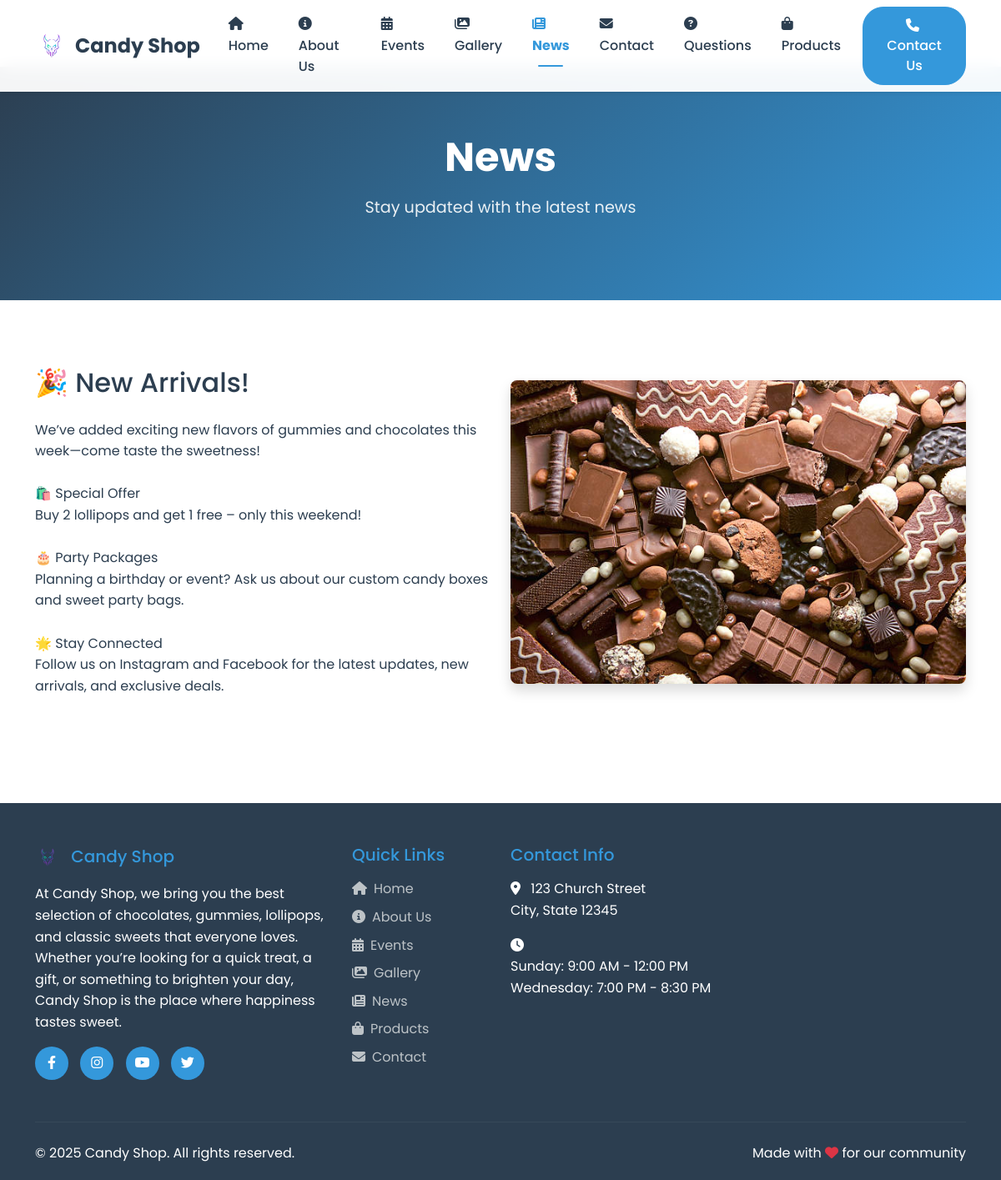
Page /news.php on the committed database.
### tables this page shows
CREATE TABLE `general_elements` (
  `id` int(11) NOT NULL,
  `ClientID` int(11) NOT NULL,
  `client_name` varchar(255) NOT NULL,
  `phone` varchar(12) NOT NULL,
  `facebook` varchar(255) DEFAULT NULL,
  `icon` varchar(3000) NOT NULL,
  `background_img1` varchar(255) DEFAULT NULL,
  `background_img2` varchar(255) DEFAULT NULL,
  `background_img3` varchar(255) DEFAULT NULL,
  `description` text DEFAULT NULL,
  `title_page2` varchar(255) DEFAULT NULL,
  `title_page3` varchar(255) DEFAULT NULL
);

CREATE TABLE `pages` (
  `id` int(11) NOT NULL,
  `pageName` varchar(200) NOT NULL
);

CREATE TABLE `content` (
  `id` int(11) NOT NULL,
  `client_id` int(11) NOT NULL,
  `pageID` int(11) NOT NULL,
  `title` text NOT NULL,
  `content` text NOT NULL,
  `img` varchar(500) NOT NULL,
  `link` varchar(200) NOT NULL,
  `linkText` varchar(500) NOT NULL,
  `created_at` timestamp NOT NULL DEFAULT current_timestamp(),
  `updated_at` timestamp NOT NULL DEFAULT current_timestamp() ON UPDATE current_timestamp()
);

### news.php (the view, shortened to what this page needs)
<?php require('components/head.inc.php'); ?>
<?php include('components/navbar.inc.php'); ?>
<?php
$page_query = "SELECT * FROM pages WHERE id = 3";
$page_result = $conn->query($page_query);
$page_data = $page_result->fetch_assoc();
$content_query = "SELECT * FROM content WHERE pageID = 3 ORDER BY id ASC";
$content_result = $conn->query($content_query);
$content_items = [];
while($row = $content_result->fetch_assoc()) {
    $content_items[] = $row;
}
?>
<section class="page-header">
    <div class="container">
        <h1><?php echo isset($page_data['pageName']) ? htmlspecialchars($page_data['pageName']) : 'News & Updates'; ?></h1>
        <p>Stay updated with the latest news</p>
    </div>
</section>
<?php if(!empty($content_items)): ?>
    <section class="content-section">
        <div class="container">
            <?php foreach($content_items as $item): ?>
                <div class="row align-items-center mb-5">
                    <div class="col-lg-6">
                        <div class="content-text">
                            <h2 class="mb-4"><?php echo htmlspecialchars($item['title']); ?></h2>
                            <div class="content-body">
                                <?php echo nl2br(htmlspecialchars($item['content'])); ?>
                            </div>
                        </div>
                    </div>
                    <div class="col-lg-6">
                        <?php if(!empty($item['img'])): ?>
                            <div class="content-image">
                                <img src="church/uploads/<?php echo htmlspecialchars($item['img']); ?>" alt="<?php echo htmlspecialchars($item['title']); ?>" class="img-fluid rounded-3 shadow">
                            </div>
                        <?php endif; ?>
                    </div>
                </div>
            <?php endforeach; ?>
        </div>
    </section>
<?php endif; ?>
<?php require('components/footer.inc.php'); ?>

### components/navbar.inc.php (shortened to what this page needs)
<?php
$current_page = basename($_SERVER['PHP_SELF'], '.php');
?>
<nav class="navbar navbar-expand-lg navbar-light bg-white shadow-sm fixed-top">
    <div class="container">
        <a class="navbar-brand d-flex align-items-center" href="index.php">
            <?php if(isset($general_data['icon']) && !empty($general_data['icon'])): ?>
                <img src="church/uploads/<?php echo htmlspecialchars($general_data['icon']); ?>" alt="Logo" height="40" class="me-2">
            <?php else: ?>
                <i class="fas fa-church me-2 text-primary"></i>
            <?php endif; ?>
            <?php echo isset($general_data['client_name']) ? htmlspecialchars($general_data['client_name']) : 'Church'; ?>
        </a>
        <div class="collapse navbar-collapse" id="navbarNav">
            <ul class="navbar-nav ms-auto">
                <li class="nav-item">
                    <a class="nav-link <?php echo ($current_page == 'index') ? 'active fw-bold' : ''; ?>" href="index.php">
                        <i class="fas fa-home me-1"></i>Home
                    </a>
                </li>
                <?php if(!empty($navbar_items)): ?>
                    <?php foreach($navbar_items as $item): ?>
                        <?php
                        $page_name = strtolower(str_replace(' ', '', $item['page_name']));
                        $is_active = false;
                        if($current_page == $page_name ||
                           ($current_page == 'about' && $page_name == 'aboutus') ||
                           ($current_page == 'gallery' && $page_name == 'photogallery') ||
                           ($current_page == 'news' && $page_name == 'news') ||
                           ($current_page == 'contact' && $page_name == 'contactus') ||
                           ($current_page == 'questions' && $page_name == 'questions') ||
                           ($current_page == 'events' && $page_name == 'events') ||
                           ($current_page == 'products' && $page_name == 'products')) {
                            $is_active = true;
                        }
                        ?>
                        <li class="nav-item">
                            <a class="nav-link <?php echo $is_active ? 'active fw-bold' : ''; ?>" href="<?php echo htmlspecialchars($item['page_link']); ?>">
                                <?php
                                $icon = 'fas fa-file-alt';
                                if(strpos(strtolower($item['page_name']), 'about') !== false) $icon = 'fas fa-info-circle';
                                elseif(strpos(strtolower($item['page_name']), 'gallery') !== false) $icon = 'fas fa-images';
                                elseif(strpos(strtolower($item['page_name']), 'news') !== false) $icon = 'fas fa-newspaper';
                                elseif(strpos(strtolower($item['page_name']), 'contact') !== false) $icon = 'fas fa-envelope';
                                elseif(strpos(strtolower($item['page_name']), 'service') !== false) $icon = 'fas fa-hands-praying';
                                elseif(strpos(strtolower($item['page_name']), 'question') !== false) $icon = 'fas fa-question-circle';
                                elseif(strpos(strtolower($item['page_name']), 'event') !== false) $icon = 'fas fa-calendar-alt';
                                elseif(strpos(strtolower($item['page_name']), 'product') !== false) $icon = 'fas fa-shopping-bag';
                                ?>
                                <i class="<?php echo $icon; ?> me-1"></i><?php echo htmlspecialchars($item['page_name']); ?>
                            </a>
                        </li>
                    <?php endforeach; ?>
                <?php else: ?>
                    <li class="nav-item">
                        <a class="nav-link <?php echo ($current_page == 'about') ? 'active fw-bold' : ''; ?>" href="about.php">
                            <i class="fas fa-info-circle me-1"></i>About Us
                        </a>
                    </li>
                    <li class="nav-item">
                        <a class="nav-link <?php echo ($current_page == 'events') ? 'active fw-bold' : ''; ?>" href="events.php">
                            <i class="fas fa-calendar-alt me-1"></i>Events
                        </a>
                    </li>
                    <li class="nav-item">
                        <a class="nav-link <?php echo ($current_page == 'gallery') ? 'active fw-bold' : ''; ?>" href="gallery.php">
                            <i class="fas fa-images me-1"></i>Gallery
                        </a>
                    </li>
                    <li class="nav-item">
                        <a class="nav-link <?php echo ($current_page == 'news') ? 'active fw-bold' : ''; ?>" href="news.php">
                            <i class="fas fa-newspaper me-1"></i>News
                        </a>
                    </li>
                    <li class="nav-item">
                        <a class="nav-link <?php echo ($current_page == 'contact') ? 'active fw-bold' : ''; ?>" href="contact.php">
                            <i class="fas fa-envelope me-1"></i>Contact
                        </a>
                    </li>
                    <li class="nav-item">
                        <a class="nav-link <?php echo ($current_page == 'questions') ? 'active fw-bold' : ''; ?>" href="questions.php">
                            <i class="fas fa-question-circle me-1"></i>Questions
                        </a>
                    </li>
                    <li class="nav-item">
                        <a class="nav-link <?php echo ($current_page == 'products') ? 'active fw-bold' : ''; ?>" href="products.php">
                            <i class="fas fa-shopping-bag me-1"></i>Products
                        </a>
                    </li>
                <?php endif; ?>
                <li class="nav-item ms-2">
                    <a class="btn btn-primary" href="contact.php">
                        <i class="fas fa-phone me-1"></i>Contact Us
                    </a>
                </li>
            </ul>
        </div>
    </div>
</nav>

### components/footer.inc.php (shortened to what this page needs)
<footer class="footer">
    <div class="container">
        <div class="row">
            <div class="col-lg-4 col-md-6 mb-4">
                <h5>
                    <?php if(isset($general_data['icon']) && !empty($general_data['icon'])): ?>
                        <img src="church/uploads/<?php echo htmlspecialchars($general_data['icon']); ?>" alt="Logo" height="30" class="me-2">
                    <?php else: ?>
                        <i class="fas fa-church me-2"></i>
                    <?php endif; ?>
                    <?php echo isset($general_data['client_name']) ? htmlspecialchars($general_data['client_name']) : 'Church'; ?>
                </h5>
                <p class="mb-3">
                    <?php echo isset($general_data['description']) ? htmlspecialchars($general_data['description']) : 'Welcome to our church community. We are dedicated to serving God and our community with love, faith, and compassion.'; ?>
                </p>
                <div class="social-links">
                    <?php if(isset($general_data['facebook']) && !empty($general_data['facebook'])): ?>
                        <a href="<?php echo htmlspecialchars($general_data['facebook']); ?>" target="_blank" title="Facebook">
                            <i class="fab fa-facebook-f"></i>
                        </a>
                    <?php endif; ?>
                    <a href="#" title="Instagram">
                        <i class="fab fa-instagram"></i>
                    </a>
                    <a href="#" title="YouTube">
                        <i class="fab fa-youtube"></i>
                    </a>
                    <a href="#" title="Twitter">
                        <i class="fab fa-twitter"></i>
                    </a>
                </div>
            </div>
            <div class="col-lg-2 col-md-6 mb-4">
                <h5>Quick Links</h5>
                <ul class="list-unstyled">
                    <li class="mb-2">
                        <a href="index.php">
                            <i class="fas fa-home me-2"></i>Home
                        </a>
                    </li>
                    <li class="mb-2">
                        <a href="about.php">
                            <i class="fas fa-info-circle me-2"></i>About Us
                        </a>
                    </li>
                    <li class="mb-2">
                        <a href="events.php">
                            <i class="fas fa-calendar-alt me-2"></i>Events
                        </a>
                    </li>
                    <li class="mb-2">
                        <a href="gallery.php">
                            <i class="fas fa-images me-2"></i>Gallery
                        </a>
                    </li>
                    <li class="mb-2">
                        <a href="news.php">
                            <i class="fas fa-newspaper me-2"></i>News
                        </a>
                    </li>
                    <li class="mb-2">
                        <a href="products.php">
                            <i class="fas fa-shopping-bag me-2"></i>Products
                        </a>
                    </li>
                    <li class="mb-2">
                        <a href="contact.php">
                            <i class="fas fa-envelope me-2"></i>Contact
                        </a>
                    </li>
                </ul>
            </div>
            <div class="col-lg-3 col-md-6 mb-4">
                <h5>Contact Info</h5>
                <div class="contact-info">
                    <div class="mb-3">
                        <i class="fas fa-map-marker-alt me-2"></i>
                        <span>123 Church Street<br>City, State 12345</span>
                    </div>
                    <div class="mb-3">
                        <i class="fas fa-clock me-2"></i>
                        <div>
                            <div>Sunday: 9:00 AM - 12:00 PM</div>
                            <div>Wednesday: 7:00 PM - 8:30 PM</div>
                        </div>
                    </div>
                </div>
            </div>
        </div>
        <hr class="my-4" style="border-color: rgba(255,255,255,0.2);">
        <div class="row align-items-center">
            <div class="col-md-6">
                <p class="mb-0">
                    &copy; <?php echo date('Y'); ?> <?php echo isset($general_data['client_name']) ? htmlspecialchars($general_data['client_name']) : 'Church'; ?>. All rights reserved.
                </p>
            </div>
            <div class="col-md-6 text-md-end">
                <p class="mb-0">
                    Made with <i class="fas fa-heart text-danger"></i> for our community
                </p>
            </div>
        </div>
    </div>
</footer>
</body>
</html>

### components/head.inc.php (style rules this page uses)
:root { --primary-color: #2c3e50; --secondary-color: #3498db; --accent-color: #e74c3c; --text-dark: #2c3e50; --text-light: #7f8c8d; --bg-light: #f8f9fa; --bg-white: #ffffff; }
* { margin: 0; padding: 0; box-sizing: border-box; }
body { font-family: 'Poppins', sans-serif; line-height: 1.6; color: var(--text-dark); background-color: var(--bg-white); }
.navbar-brand { font-weight: 700; font-size: 1.5rem; color: var(--primary-color) !important; }
.navbar-nav .nav-link { font-weight: 500; color: var(--text-dark) !important; transition: color 0.3s ease; margin: 0 10px; }
.btn-primary { background-color: var(--secondary-color); border-color: var(--secondary-color); border-radius: 25px; padding: 10px 25px; font-weight: 500; transition: all 0.3s ease; }
.footer { background-color: var(--primary-color); color: white; padding: 50px 0 20px; }
.footer h5 { color: var(--secondary-color); margin-bottom: 1rem; }
.footer a { color: #bdc3c7; text-decoration: none; transition: color 0.3s ease; }
.social-links a { display: inline-block; width: 40px; height: 40px; background-color: var(--secondary-color); color: white; text-align: center; line-height: 40px; border-radius: 50%; margin-right: 10px; transition: all 0.3s ease; }
.page-header { background: linear-gradient(135deg, var(--primary-color) 0%, var(--secondary-color) 100%); color: white; padding: 80px 0; text-align: center; }
.page-header h1 { font-size: 3rem; font-weight: 700; margin-bottom: 1rem; }
.page-header p { font-size: 1.2rem; opacity: 0.9; }
.content-section { padding: 80px 0; }

### components/navbar.inc.php (style rules this page uses)
body { padding-top: 80px; }
.navbar { backdrop-filter: blur(10px); background-color: rgba(255, 255, 255, 0.95) !important; }
.nav-link.active { color: var(--secondary-color) !important; position: relative; }
.nav-link.active::after { content: ''; position: absolute; bottom: -5px; left: 50%; transform: translateX(-50%); width: 30px; height: 2px; background-color: var(--secondary-color); border-radius: 2px; }

### rows in the picture
general_elements: icon (picture), client_name "Candy Shop", description "At Candy Shop, we bring you the best selection of chocolates, gummies, lollipops, and classic sweets that everyone loves. Whether you’re looking for a quick treat, a gift, or something to brighten your day, Candy Shop is the place where happiness tastes sweet."
pages: pageName "News"
content: title "🎉 New Arrivals!", content "We’ve added exciting new flavors of gummies and chocolates this week—come taste the sweetness! 🛍️ Special Offer Buy 2 lollipops and get 1 free – only this weekend! 🎂 Party Packages Planning a birthday or event? Ask us about our custom candy boxes and sweet party bags. 🌟 Stay Connected Follow us on Instagram and Facebook for the latest updates, new arrivals, and exclusive deals.", img (picture)
